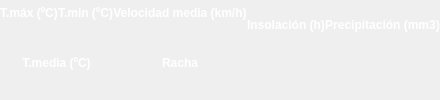
         <widget class="QWidget" name="divAemet_3" native="true">
          <property name="minimumSize">
           <size>
            <width>0</width>
            <height>0</height>
           </size>
          </property>
          <property name="maximumSize">
           <size>
            <width>16777215</width>
            <height>200</height>
           </size>
          </property>
          <layout class="QGridLayout" name="gridLayout_13">
           <property name="leftMargin">
            <number>0</number>
           </property>
           <property name="topMargin">
            <number>0</number>
           </property>
           <property name="rightMargin">
            <number>0</number>
           </property>
           <property name="bottomMargin">
            <number>0</number>
           </property>
           <property name="verticalSpacing">
            <number>0</number>
           </property>
           <item row="0" column="0">
            <layout class="QHBoxLayout" name="horizontalLayout_20">
             <item>
              <widget class="QWidget" name="boardTemperatura_3" native="true">
               <property name="styleSheet">
                <string notr="true"/>
               </property>
               <layout class="QVBoxLayout" name="verticalLayout_14">
                <property name="spacing">
                 <number>0</number>
                </property>
                <property name="leftMargin">
                 <number>0</number>
                </property>
                <property name="topMargin">
                 <number>0</number>
                </property>
                <property name="rightMargin">
                 <number>0</number>
                </property>
                <property name="bottomMargin">
                 <number>0</number>
                </property>
                <item>
                 <layout class="QHBoxLayout" name="horizontalLayout_14">
                  <item>
                   <widget class="QWidget" name="widget_12" native="true">
                    <layout class="QGridLayout" name="gridLayout_6">
                     <property name="leftMargin">
                      <number>0</number>
                     </property>
                     <property name="topMargin">
                      <number>0</number>
                     </property>
                     <property name="rightMargin">
                      <number>0</number>
                     </property>
                     <property name="bottomMargin">
                      <number>0</number>
                     </property>
                     <property name="spacing">
                      <number>0</number>
                     </property>
                     <item row="0" column="0">
                      <layout class="QVBoxLayout" name="verticalLayout_3">
                       <item>
                        <widget class="QLabel" name="label_12">
                         <property name="font">
                          <font>
                           <pointsize>9</pointsize>
                           <weight>75</weight>
                           <bold>true</bold>
                          </font>
                         </property>
                         <property name="styleSheet">
                          <string notr="true">color: rgb(255, 255, 255);</string>
                         </property>
                         <property name="text">
                          <string>T.máx (ºC)</string>
                         </property>
                         <property name="alignment">
                          <set>Qt::AlignCenter</set>
                         </property>
                        </widget>
                       </item>
                       <item>
                        <widget class="QLabel" name="txtTmaxDt">
                         <property name="font">
                          <font>
                           <pointsize>9</pointsize>
                           <weight>50</weight>
                           <bold>false</bold>
                          </font>
                         </property>
                         <property name="styleSheet">
                          <string notr="true">color: rgb(255, 255, 255);</string>
                         </property>
                         <property name="text">
                          <string/>
                         </property>
                         <property name="alignment">
                          <set>Qt::AlignCenter</set>
                         </property>
                        </widget>
                       </item>
                      </layout>
                     </item>
                    </layout>
                   </widget>
                  </item>
                  <item>
                   <widget class="QWidget" name="widget_13" native="true">
                    <layout class="QGridLayout" name="gridLayout_8">
                     <property name="leftMargin">
                      <number>0</number>
                     </property>
                     <property name="topMargin">
                      <number>0</number>
                     </property>
                     <property name="rightMargin">
                      <number>0</number>
                     </property>
                     <property name="bottomMargin">
                      <number>0</number>
                     </property>
                     <property name="spacing">
                      <number>0</number>
                     </property>
                     <item row="0" column="0">
                      <layout class="QVBoxLayout" name="verticalLayout_4">
                       <item>
                        <widget class="QLabel" name="label_13">
                         <property name="font">
                          <font>
                           <pointsize>9</pointsize>
                           <weight>75</weight>
                           <bold>true</bold>
                          </font>
                         </property>
                         <property name="styleSheet">
                          <string notr="true">color: rgb(255, 255, 255);</string>
                         </property>
                         <property name="text">
                          <string>T.min (ºC)</string>
                         </property>
                         <property name="alignment">
                          <set>Qt::AlignCenter</set>
                         </property>
                        </widget>
                       </item>
                       <item>
                        <widget class="QLabel" name="txtTminDt">
                         <property name="font">
                          <font>
                           <pointsize>9</pointsize>
                          </font>
                         </property>
                         <property name="styleSheet">
                          <string notr="true">color: rgb(255, 255, 255);</string>
                         </property>
                         <property name="text">
                          <string/>
                         </property>
                         <property name="alignment">
                          <set>Qt::AlignCenter</set>
                         </property>
                        </widget>
                       </item>
                      </layout>
                     </item>
                    </layout>
                   </widget>
                  </item>
                 </layout>
                </item>
                <item>
                 <widget class="QWidget" name="widget_14" native="true">
                  <layout class="QHBoxLayout" name="horizontalLayout_15">
                   <property name="spacing">
                    <number>0</number>
                   </property>
                   <property name="leftMargin">
                    <number>0</number>
                   </property>
                   <property name="topMargin">
                    <number>0</number>
                   </property>
                   <property name="rightMargin">
                    <number>0</number>
                   </property>
                   <property name="bottomMargin">
                    <number>0</number>
                   </property>
                   <item>
                    <layout class="QVBoxLayout" name="verticalLayout_5">
                     <item>
                      <widget class="QLabel" name="label_14">
                       <property name="font">
                        <font>
                         <pointsize>9</pointsize>
                         <weight>75</weight>
                         <bold>true</bold>
                        </font>
                       </property>
                       <property name="styleSheet">
                        <string notr="true">color: rgb(255, 255, 255);</string>
                       </property>
                       <property name="text">
                        <string>T.media (ºC)</string>
                       </property>
                       <property name="alignment">
                        <set>Qt::AlignCenter</set>
                       </property>
                      </widget>
                     </item>
                     <item>
                      <widget class="QLabel" name="txtTmediaDt">
                       <property name="font">
                        <font>
                         <pointsize>9</pointsize>
                        </font>
                       </property>
                       <property name="styleSheet">
                        <string notr="true">color: rgb(255, 255, 255);</string>
                       </property>
                       <property name="text">
                        <string/>
                       </property>
                       <property name="alignment">
                        <set>Qt::AlignCenter</set>
                       </property>
                      </widget>
                     </item>
                    </layout>
                   </item>
                  </layout>
                 </widget>
                </item>
               </layout>
              </widget>
             </item>
             <item>
              <widget class="QWidget" name="boardViento_3" native="true">
               <layout class="QVBoxLayout" name="verticalLayout_15">
                <property name="spacing">
                 <number>0</number>
                </property>
                <property name="leftMargin">
                 <number>0</number>
                </property>
                <property name="topMargin">
                 <number>0</number>
                </property>
                <property name="rightMargin">
                 <number>0</number>
                </property>
                <property name="bottomMargin">
                 <number>0</number>
                </property>
                <item>
                 <widget class="QWidget" name="widget_15" native="true">
                  <layout class="QHBoxLayout" name="horizontalLayout_19">
                   <property name="spacing">
                    <number>0</number>
                   </property>
                   <property name="leftMargin">
                    <number>0</number>
                   </property>
                   <property name="topMargin">
                    <number>0</number>
                   </property>
                   <property name="rightMargin">
                    <number>0</number>
                   </property>
                   <property name="bottomMargin">
                    <number>0</number>
                   </property>
                   <item>
                    <layout class="QVBoxLayout" name="verticalLayout_6">
                     <item>
                      <widget class="QLabel" name="label_15">
                       <property name="font">
                        <font>
                         <pointsize>9</pointsize>
                         <weight>75</weight>
                         <bold>true</bold>
                        </font>
                       </property>
                       <property name="styleSheet">
                        <string notr="true">color: rgb(255, 255, 255);</string>
                       </property>
                       <property name="text">
                        <string>Velocidad media (km/h)</string>
                       </property>
                       <property name="alignment">
                        <set>Qt::AlignCenter</set>
                       </property>
                      </widget>
                     </item>
                     <item>
                      <widget class="QLabel" name="txtVelMediaDt">
                       <property name="font">
                        <font>
                         <pointsize>9</pointsize>
                        </font>
                       </property>
                       <property name="styleSheet">
                        <string notr="true">color: rgb(255, 255, 255);</string>
                       </property>
                       <property name="text">
                        <string/>
                       </property>
                       <property name="alignment">
                        <set>Qt::AlignCenter</set>
                       </property>
                      </widget>
                     </item>
                    </layout>
                   </item>
                  </layout>
                 </widget>
                </item>
                <item>
                 <widget class="QWidget" name="widget_16" native="true">
                  <layout class="QHBoxLayout" name="horizontalLayout_18">
                   <property name="spacing">
                    <number>0</number>
                   </property>
                   <property name="leftMargin">
                    <number>0</number>
                   </property>
                   <property name="topMargin">
                    <number>0</number>
                   </property>
                   <property name="rightMargin">
                    <number>0</number>
                   </property>
                   <property name="bottomMargin">
                    <number>0</number>
                   </property>
                   <item>
                    <layout class="QVBoxLayout" name="verticalLayout_7">
                     <item>
                      <widget class="QLabel" name="label_16">
                       <property name="font">
                        <font>
                         <pointsize>9</pointsize>
                         <weight>75</weight>
                         <bold>true</bold>
                        </font>
                       </property>
                       <property name="styleSheet">
                        <string notr="true">color: rgb(255, 255, 255);</string>
                       </property>
                       <property name="text">
                        <string>Racha</string>
                       </property>
                       <property name="alignment">
                        <set>Qt::AlignCenter</set>
                       </property>
                      </widget>
                     </item>
                     <item>
                      <widget class="QLabel" name="txtRachaDt">
                       <property name="font">
                        <font>
                         <pointsize>9</pointsize>
                         <weight>50</weight>
                         <bold>false</bold>
                        </font>
                       </property>
                       <property name="styleSheet">
                        <string notr="true">color: rgb(255, 255, 255);</string>
                       </property>
                       <property name="text">
                        <string/>
                       </property>
                       <property name="alignment">
                        <set>Qt::AlignCenter</set>
                       </property>
                      </widget>
                     </item>
                    </layout>
                   </item>
                  </layout>
                 </widget>
                </item>
               </layout>
              </widget>
             </item>
             <item>
              <widget class="QWidget" name="boardSol_3" native="true">
               <property name="styleSheet">
                <string notr="true"/>
               </property>
               <layout class="QHBoxLayout" name="horizontalLayout_17">
                <property name="spacing">
                 <number>0</number>
                </property>
                <property name="leftMargin">
                 <number>0</number>
                </property>
                <property name="topMargin">
                 <number>0</number>
                </property>
                <property name="rightMargin">
                 <number>0</number>
                </property>
                <property name="bottomMargin">
                 <number>0</number>
                </property>
                <item>
                 <widget class="QWidget" name="widget_17" native="true">
                  <property name="styleSheet">
                   <string notr="true"/>
                  </property>
                  <layout class="QGridLayout" name="gridLayout_12">
                   <property name="leftMargin">
                    <number>0</number>
                   </property>
                   <property name="topMargin">
                    <number>0</number>
                   </property>
                   <property name="rightMargin">
                    <number>0</number>
                   </property>
                   <property name="bottomMargin">
                    <number>0</number>
                   </property>
                   <property name="spacing">
                    <number>0</number>
                   </property>
                   <item row="0" column="0">
                    <layout class="QVBoxLayout" name="verticalLayout_8">
                     <item>
                      <widget class="QLabel" name="label_17">
                       <property name="font">
                        <font>
                         <pointsize>9</pointsize>
                         <weight>75</weight>
                         <bold>true</bold>
                        </font>
                       </property>
                       <property name="toolTip">
                        <string/>
                       </property>
                       <property name="styleSheet">
                        <string notr="true">color: rgb(255, 255, 255);</string>
                       </property>
                       <property name="text">
                        <string>Insolación (h)</string>
                       </property>
                       <property name="alignment">
                        <set>Qt::AlignCenter</set>
                       </property>
                      </widget>
                     </item>
                     <item>
                      <widget class="QLabel" name="txtSolDt">
                       <property name="font">
                        <font>
                         <pointsize>9</pointsize>
                        </font>
                       </property>
                       <property name="styleSheet">
                        <string notr="true">color: rgb(255, 255, 255);</string>
                       </property>
                       <property name="text">
                        <string/>
                       </property>
                       <property name="alignment">
                        <set>Qt::AlignCenter</set>
                       </property>
                      </widget>
                     </item>
                    </layout>
                   </item>
                  </layout>
                 </widget>
                </item>
               </layout>
              </widget>
             </item>
             <item>
              <widget class="QWidget" name="boardPrecipitacion_3" native="true">
               <layout class="QHBoxLayout" name="horizontalLayout_16">
                <property name="spacing">
                 <number>0</number>
                </property>
                <property name="leftMargin">
                 <number>0</number>
                </property>
                <property name="topMargin">
                 <number>0</number>
                </property>
                <property name="rightMargin">
                 <number>0</number>
                </property>
                <property name="bottomMargin">
                 <number>0</number>
                </property>
                <item>
                 <widget class="QWidget" name="widget_18" native="true">
                  <layout class="QGridLayout" name="gridLayout_11">
                   <property name="leftMargin">
                    <number>0</number>
                   </property>
                   <property name="topMargin">
                    <number>0</number>
                   </property>
                   <property name="rightMargin">
                    <number>0</number>
                   </property>
                   <property name="bottomMargin">
                    <number>0</number>
                   </property>
                   <property name="spacing">
                    <number>0</number>
                   </property>
                   <item row="0" column="0">
                    <layout class="QVBoxLayout" name="verticalLayout_9">
                     <item>
                      <widget class="QLabel" name="label_18">
                       <property name="font">
                        <font>
                         <pointsize>9</pointsize>
                         <weight>75</weight>
                         <bold>true</bold>
                        </font>
                       </property>
                       <property name="styleSheet">
                        <string notr="true">color: rgb(255, 255, 255);</string>
                       </property>
                       <property name="text">
                        <string>Precipitación (mm3)</string>
                       </property>
                       <property name="alignment">
                        <set>Qt::AlignCenter</set>
                       </property>
                      </widget>
                     </item>
                     <item>
                      <widget class="QLabel" name="txtPrecipitacionDt">
                       <property name="font">
                        <font>
                         <pointsize>9</pointsize>
                        </font>
                       </property>
                       <property name="styleSheet">
                        <string notr="true">color: rgb(255, 255, 255);</string>
                       </property>
                       <property name="text">
                        <string/>
                       </property>
                       <property name="alignment">
                        <set>Qt::AlignCenter</set>
                       </property>
                      </widget>
                     </item>
                    </layout>
                   </item>
                  </layout>
                 </widget>
                </item>
               </layout>
              </widget>
             </item>
            </layout>
           </item>
          </layout>
         </widget>
